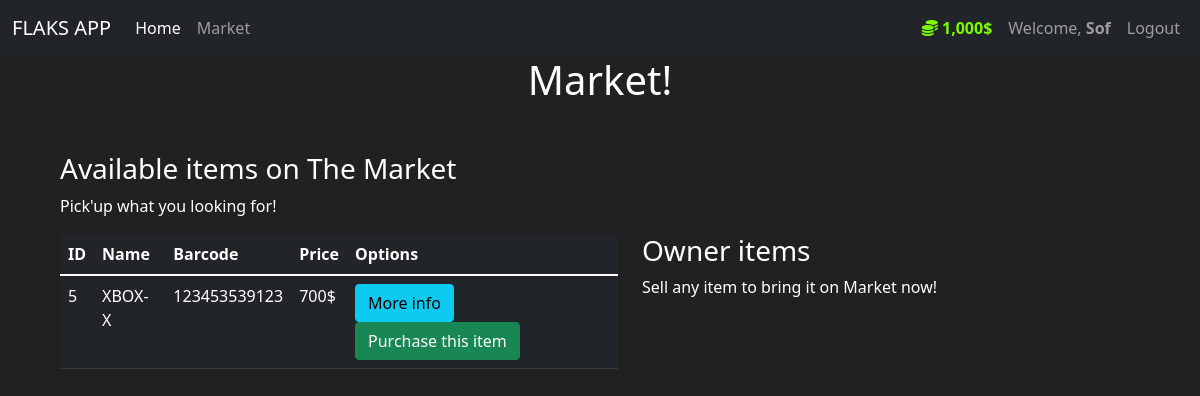
The app's page /market (signed in) with its own data.
### market/model.py (models this page shows, shortened)
class User(db.Model, UserMixin):
    id = db.Column(db.Integer(), primary_key=True)
    username = db.Column(db.String(length=30), nullable=False, unique=True)
    email = db.Column(db.String(length=50), nullable=False, unique=True)
    hash_password = db.Column(db.String(length=60), nullable=False)
    budget = db.Column(db.Integer(), nullable=False, default=1000)
    items = db.relationship('Item', backref='owner_user', lazy=True)# RELATIONSHIP TO CONNECT OTHER TABLE
    @property
    def prettier_budget(self):
        if len(str(self.budget)) >= 4:
            return f'{str(self.budget)[:-3]},{str(self.budget)[-3:]}$'
        else:
            return f'{self.budget}$'
    @property
    def password(self):
        return self.password

class Item(db.Model):
    id = db.Column(db.Integer(), primary_key=True)
    product = db.Column(db.String(length=30), nullable=False, unique=True)
    price = db.Column(db.Integer(), nullable=False)
    barcode = db.Column(db.String(length=12), nullable=False, unique=True)
    description = db.Column(db.String(length=1024), nullable=False, unique=True)
    owner = db.Column(db.Integer(), db.ForeignKey('user.id')) # FOREIGNKEY

### market/route.py (the view, shortened to what this page needs)
@app.route("/market", methods=['GET','POST']) # MARKET
@login_required # for require user to log before visted the page!
def market_page():
    purchase_form = BuyForm()
    if request.method == "GET":
        items = Item.query.filter_by(owner=None) # ALL ITEMS WITH NONE OWNER
    return render_template('market.html', items=items, purchase_form=purchase_form)

### market/model.py (called while the page is built)
@login_manager.user_loader
def load_user(user_id):
    return User.query.get(int(user_id))

### market/Templates/market.html (shortened to what this page needs)
{% extends 'layout.html' %}
{% block body %}
<h1 class="text-center">Market!</h1>
<div class="row ms-5 mt-5">
  <h3>Available items on The Market</h3>
  <p>Pick'up what you looking for!</p>
  <br>
  <div class="col-6">
    <table class="table table-hover table-dark">
      <thead>
        <tr>
          <th scop="col">ID</th>
          <th scop="col">Name</th>
          <th scop="col">Barcode</th>
          <th scop="col">Price</th>
          <th scop="col">Options</th>
        </tr>
        <tbody>
          {% for item in items %}
              <tr>
                <td>{{ item.id }}</td>
                <td>{{ item.product }}</td>
                <td>{{ item.barcode }}</td>
                <td>{{ item.price }}$</td>
                <td>
                  <button class="btn btn-outline btn-info" data-bs-toggle="modal" data-bs-target="#staticBackdrop-{{ item.id }}">More info</button>
                  <button class="btn btn-outline btn-success" data-bs-toggle="modal" data-bs-target="#staticBackdrop2-{{ item.id }}">Purchase this item</button>
                </td>
              </tr>
            {% endfor %}
          </tbody>
       </thead>
     </table>
    </div>
    <div class="col-4">
      <h3>Owner items</h3>
      <p>Sell any item to bring it on Market now!</p>
      <br>
    </div>
  </div>
{% endblock %}

### market/Templates/layout.html (shortened to what this page needs)
<!DOCTYPE html>
<html lang="en">
<head>
    <link href="https://cdn.jsdelivr.net/npm/bootstrap@5.1.3/dist/css/bootstrap.min.css" rel="stylesheet">
    <link rel="stylesheet" href="{{ url_for('static', filename='style.css')}}">
</head>
<body>
    <nav class="navbar navbar-expand-lg navbar-dark bg-dark">
        <div class="container-fluid">
          <a class="navbar-brand" href="#">FLAKS APP</a>
          <div class="collapse navbar-collapse d-flex justify-content-between" id="navbarNavAltMarkup">
            <div class="navbar-nav">
              <a class="nav-link active" href="{{ url_for('home_page') }}">Home</a>
              <a class="nav-link" href="{{ url_for('market_page') }}">Market</a>
            </div>
            {% if current_user.is_authenticated %}
              <div class="navbar-nav">
                <a class="nav-link" style="color: lawngreen; font-weight: bold">
                  <i class="fas fa-coins"></i>
                  {{ current_user.prettier_budget }}
                </a>
                <a class="nav-link">Welcome, <strong>{{ current_user.username }}</strong></a>
                <a class="nav-link" href="{{ url_for('logout_page') }}">Logout</a>
              </div>
            {% else %}
              <div class="navbar-nav">
                <a class="nav-link"  href="{{ url_for('register_page') }}">Register</a>
                <a class="nav-link" href="{{ url_for('login_page') }}">Login</a>
              </div>
            {% endif %}
          </div>
        </div>
      </nav>
      {% block body %}{% endblock %}
</body>
</html>

### market/Templates/layout.html (style rules this page uses)
body { background-color: #212121; color: #fff; }

### records on screen
User: prettier_budget "1,000$", username "Sof"
Item: id "5", product "XBOX-X", barcode "123453539123", price "700"
